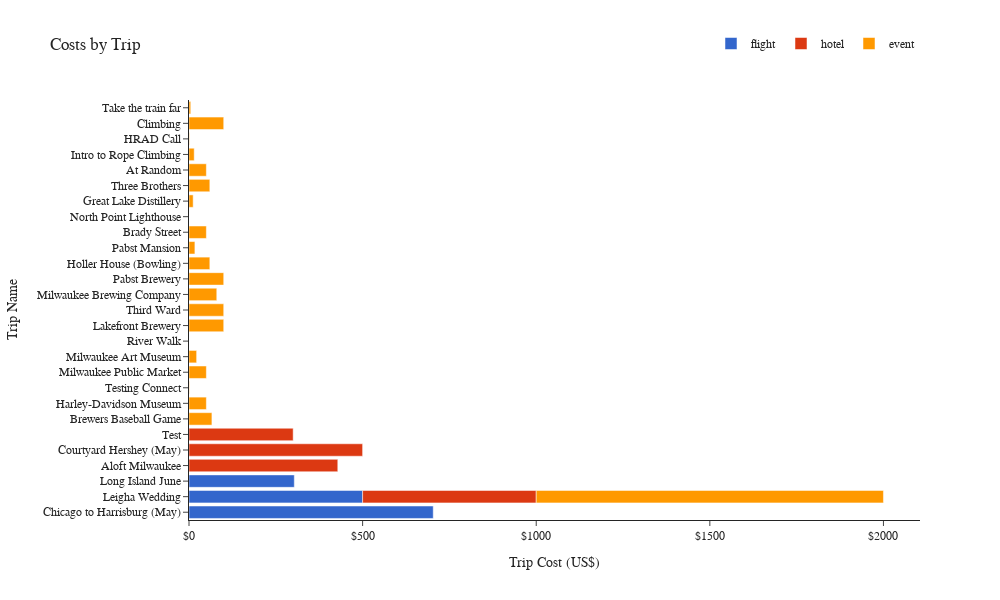

Here is the notebook cell this chart was saved with:
### Code cell
fig.update_layout(font_family="Rockwell",
                  legend=dict(orientation="h", title="", y=1.1, x=1, xanchor="right", yanchor="bottom"))

fig.update_xaxes(tickprefix="$")
fig.show()

### Figure 1 — Plotly figure (JSON) as saved in the notebook; plotly's stock layout.template omitted (floating-point values rounded to 4 significant figures)
{"data": [{"alignmentgroup": "True", "hovertemplate": "type=flight<br>Trip Cost (US$)=%{x}<br>Trip Name=%{y}<extra></extra>", "legendgroup": "flight", "marker": {"color": "#3366CC", "pattern": {"shape": ""}}, "name": "flight", "offsetgroup": "flight", "orientation": "h", "showlegend": true, "textposition": "auto", "type": "bar", "x": [703.4, 500, 303.3], "xaxis": "x", "y": ["Chicago to Harrisburg (May)", "Leigha Wedding", "Long Island June"], "yaxis": "y"}, {"alignmentgroup": "True", "hovertemplate": "type=hotel<br>Trip Cost (US$)=%{x}<br>Trip Name=%{y}<extra></extra>", "legendgroup": "hotel", "marker": {"color": "#DC3912", "pattern": {"shape": ""}}, "name": "hotel", "offsetgroup": "hotel", "orientation": "h", "showlegend": true, "textposition": "auto", "type": "bar", "x": [428.5, 500, 500, 300], "xaxis": "x", "y": ["Aloft Milwaukee", "Courtyard Hershey (May)", "Leigha Wedding", "Test"], "yaxis": "y"}, {"alignmentgroup": "True", "hovertemplate": "type=event<br>Trip Cost (US$)=%{x}<br>Trip Name=%{y}<extra></extra>", "legendgroup": "event", "marker": {"color": "#FF9900", "pattern": {"shape": ""}}, "name": "event", "offsetgroup": "event", "orientation": "h", "showlegend": true, "textposition": "auto", "type": "bar", "x": [66, 50, 1, 1000, 50, 22, 0, 100, 100, 80, 100, 60, 17, 50, 0, 12, 60, 50, 15, 1, 100, 5], "xaxis": "x", "y": ["Brewers Baseball Game", "Harley-Davidson Museum", "Testing Connect", "Leigha Wedding", "Milwaukee Public Market", "Milwaukee Art Museum", "River Walk", "Lakefront Brewery", "Third Ward", "Milwaukee Brewing Company", "Pabst Brewery", "Holler House (Bowling)", "Pabst Mansion", "Brady Street", "North Point Lighthouse", "Great Lake Distillery", "Three Brothers", "At Random", "Intro to Rope Climbing", "HRAD Call", "Climbing", "Take the train far"], "yaxis": "y"}], "layout": {"barmode": "relative", "font": {"family": "Rockwell"}, "height": 600, "legend": {"orientation": "h", "title": {"text": ""}, "tracegroupgap": 0, "x": 1, "xanchor": "right", "y": 1.1, "yanchor": "bottom"}, "title": {"text": "Costs by Trip"}, "width": 1000, "xaxis": {"anchor": "y", "domain": [0, 1], "tickprefix": "$", "title": {"text": "Trip Cost (US$)"}}, "yaxis": {"anchor": "x", "domain": [0, 1], "title": {"text": "Trip Name"}}}}
